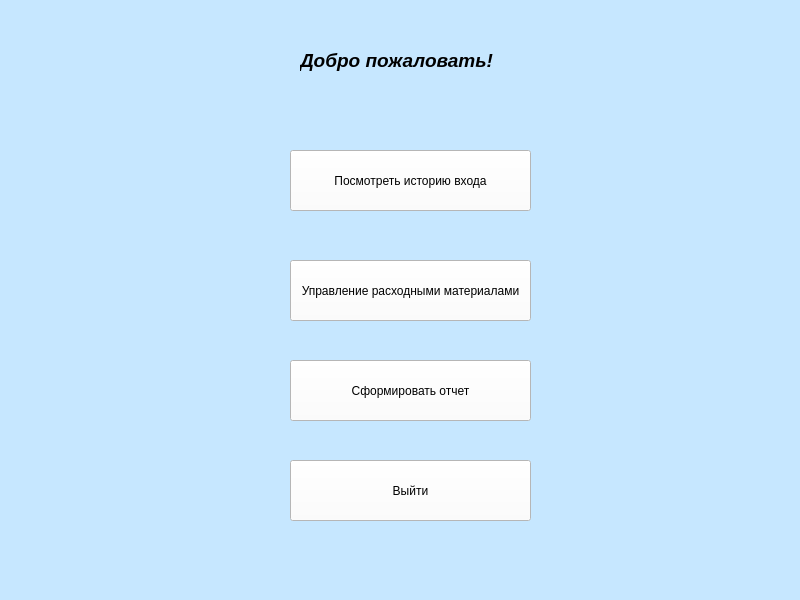
<?xml version="1.0" encoding="UTF-8"?>
<ui version="4.0">
 <class>MainWindow</class>
 <widget class="QMainWindow" name="MainWindow">
  <property name="geometry">
   <rect>
    <x>0</x>
    <y>0</y>
    <width>800</width>
    <height>600</height>
   </rect>
  </property>
  <property name="windowTitle">
   <string>MainWindow</string>
  </property>
  <property name="styleSheet">
   <string notr="true">background-color: rgb(198, 231, 255);</string>
  </property>
  <widget class="QWidget" name="centralwidget">
   <widget class="QLabel" name="label">
    <property name="geometry">
     <rect>
      <x>300</x>
      <y>20</y>
      <width>271</width>
      <height>81</height>
     </rect>
    </property>
    <property name="text">
     <string>&lt;html&gt;&lt;head/&gt;&lt;body&gt;&lt;p&gt;&lt;span style=&quot; font-size:14pt; font-weight:600; font-style:italic;&quot;&gt;Добро пожаловать!&lt;/span&gt;&lt;/p&gt;&lt;/body&gt;&lt;/html&gt;</string>
    </property>
   </widget>
   <widget class="QPushButton" name="view_login_history_button">
    <property name="geometry">
     <rect>
      <x>290</x>
      <y>150</y>
      <width>241</width>
      <height>61</height>
     </rect>
    </property>
    <property name="styleSheet">
     <string notr="true">background-color: rgb(255, 255, 255);</string>
    </property>
    <property name="text">
     <string>Посмотреть историю входа</string>
    </property>
   </widget>
   <widget class="QPushButton" name="manage_materials_button">
    <property name="geometry">
     <rect>
      <x>290</x>
      <y>260</y>
      <width>241</width>
      <height>61</height>
     </rect>
    </property>
    <property name="styleSheet">
     <string notr="true">background-color: rgb(255, 255, 255);</string>
    </property>
    <property name="text">
     <string>Управление расходными материалами</string>
    </property>
   </widget>
   <widget class="QPushButton" name="generate_report_button">
    <property name="geometry">
     <rect>
      <x>290</x>
      <y>360</y>
      <width>241</width>
      <height>61</height>
     </rect>
    </property>
    <property name="styleSheet">
     <string notr="true">background-color: rgb(255, 255, 255);</string>
    </property>
    <property name="text">
     <string>Сформировать отчет</string>
    </property>
   </widget>
   <widget class="QPushButton" name="pushButton_4">
    <property name="geometry">
     <rect>
      <x>290</x>
      <y>460</y>
      <width>241</width>
      <height>61</height>
     </rect>
    </property>
    <property name="styleSheet">
     <string notr="true">background-color: rgb(255, 255, 255);</string>
    </property>
    <property name="text">
     <string>Выйти</string>
    </property>
   </widget>
  </widget>
  <widget class="QMenuBar" name="menubar">
   <property name="geometry">
    <rect>
     <x>0</x>
     <y>0</y>
     <width>800</width>
     <height>26</height>
    </rect>
   </property>
  </widget>
  <widget class="QStatusBar" name="statusbar"/>
 </widget>
 <resources/>
 <connections/>
</ui>
